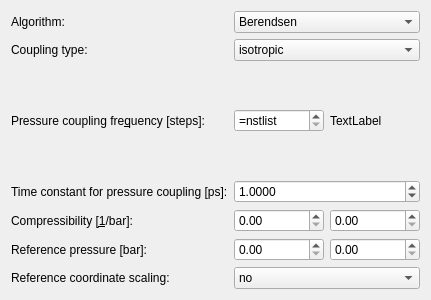
<?xml version="1.0" encoding="UTF-8"?>
<ui version="4.0">
 <class>WizardPage</class>
 <widget class="QWizardPage" name="WizardPage">
  <property name="geometry">
   <rect>
    <x>0</x>
    <y>0</y>
    <width>431</width>
    <height>300</height>
   </rect>
  </property>
  <property name="windowTitle">
   <string>WizardPage</string>
  </property>
  <property name="title">
   <string>Pressure coupling</string>
  </property>
  <property name="subTitle">
   <string>Tune the barostat</string>
  </property>
  <layout class="QGridLayout" name="gridLayout">
   <item row="0" column="0">
    <widget class="QLabel" name="label_49">
     <property name="text">
      <string>Algorithm:</string>
     </property>
     <property name="buddy">
      <cstring>pcouplComboBox</cstring>
     </property>
    </widget>
   </item>
   <item row="0" column="1">
    <widget class="QComboBox" name="pcouplComboBox">
     <item>
      <property name="text">
       <string>Berendsen</string>
      </property>
     </item>
     <item>
      <property name="text">
       <string>Parrinello-Rahman</string>
      </property>
     </item>
    </widget>
   </item>
   <item row="1" column="0">
    <widget class="QLabel" name="label_50">
     <property name="text">
      <string>Coupling type:</string>
     </property>
     <property name="buddy">
      <cstring>pcopultypeComboBox</cstring>
     </property>
    </widget>
   </item>
   <item row="1" column="1">
    <widget class="QComboBox" name="pcopultypeComboBox">
     <item>
      <property name="text">
       <string>isotropic</string>
      </property>
     </item>
     <item>
      <property name="text">
       <string>semiisotropic</string>
      </property>
     </item>
     <item>
      <property name="text">
       <string>surface-tension</string>
      </property>
     </item>
    </widget>
   </item>
   <item row="2" column="0">
    <widget class="QLabel" name="label_51">
     <property name="text">
      <string>Pressure coupling fre&amp;quency [steps]:</string>
     </property>
     <property name="buddy">
      <cstring>nstpcoupleSpinBox</cstring>
     </property>
    </widget>
   </item>
   <item row="2" column="1">
    <layout class="QHBoxLayout" name="horizontalLayout_2">
     <item>
      <widget class="QSpinBox" name="nstpcoupleSpinBox">
       <property name="specialValueText">
        <string>=nstlist</string>
       </property>
       <property name="minimum">
        <number>-1</number>
       </property>
       <property name="maximum">
        <number>99999999</number>
       </property>
       <property name="value">
        <number>-1</number>
       </property>
      </widget>
     </item>
     <item>
      <widget class="QLabel" name="nstpcoupleTimeLabel">
       <property name="text">
        <string>TextLabel</string>
       </property>
      </widget>
     </item>
    </layout>
   </item>
   <item row="3" column="0">
    <widget class="QLabel" name="label_52">
     <property name="text">
      <string>Time constant for pressure coupling [ps]:</string>
     </property>
     <property name="buddy">
      <cstring>tau_pDoubleSpinBox</cstring>
     </property>
    </widget>
   </item>
   <item row="3" column="1">
    <widget class="QDoubleSpinBox" name="tau_pDoubleSpinBox">
     <property name="decimals">
      <number>4</number>
     </property>
     <property name="maximum">
      <double>9999999.000000000000000</double>
     </property>
     <property name="value">
      <double>1.000000000000000</double>
     </property>
    </widget>
   </item>
   <item row="4" column="0">
    <widget class="QLabel" name="label_53">
     <property name="text">
      <string>Compressibility [&amp;1/bar]:</string>
     </property>
     <property name="buddy">
      <cstring>compressibilityDoubleSpinBox_1</cstring>
     </property>
    </widget>
   </item>
   <item row="4" column="1">
    <layout class="QHBoxLayout" name="horizontalLayout_3">
     <item>
      <widget class="QDoubleSpinBox" name="compressibilityDoubleSpinBox_1"/>
     </item>
     <item>
      <widget class="QDoubleSpinBox" name="compressibilityDoubleSpinBox_2"/>
     </item>
    </layout>
   </item>
   <item row="5" column="0">
    <widget class="QLabel" name="label_54">
     <property name="text">
      <string>Reference pressure [bar]:</string>
     </property>
     <property name="buddy">
      <cstring>ref_pDoubleSpinbox_1</cstring>
     </property>
    </widget>
   </item>
   <item row="5" column="1">
    <layout class="QHBoxLayout" name="horizontalLayout_4">
     <item>
      <widget class="QDoubleSpinBox" name="ref_pDoubleSpinbox_1"/>
     </item>
     <item>
      <widget class="QDoubleSpinBox" name="ref_pDoubleSpinBox_2"/>
     </item>
    </layout>
   </item>
   <item row="6" column="0">
    <widget class="QLabel" name="label_55">
     <property name="text">
      <string>Reference coordinate scaling:</string>
     </property>
     <property name="buddy">
      <cstring>refcoord_scalingComboBox</cstring>
     </property>
    </widget>
   </item>
   <item row="6" column="1">
    <widget class="QComboBox" name="refcoord_scalingComboBox">
     <item>
      <property name="text">
       <string>no</string>
      </property>
     </item>
     <item>
      <property name="text">
       <string>all</string>
      </property>
     </item>
     <item>
      <property name="text">
       <string>com</string>
      </property>
     </item>
    </widget>
   </item>
  </layout>
 </widget>
 <tabstops>
  <tabstop>pcouplComboBox</tabstop>
  <tabstop>pcopultypeComboBox</tabstop>
  <tabstop>nstpcoupleSpinBox</tabstop>
  <tabstop>tau_pDoubleSpinBox</tabstop>
  <tabstop>compressibilityDoubleSpinBox_1</tabstop>
  <tabstop>compressibilityDoubleSpinBox_2</tabstop>
  <tabstop>ref_pDoubleSpinbox_1</tabstop>
  <tabstop>ref_pDoubleSpinBox_2</tabstop>
  <tabstop>refcoord_scalingComboBox</tabstop>
 </tabstops>
 <resources/>
 <connections/>
</ui>
